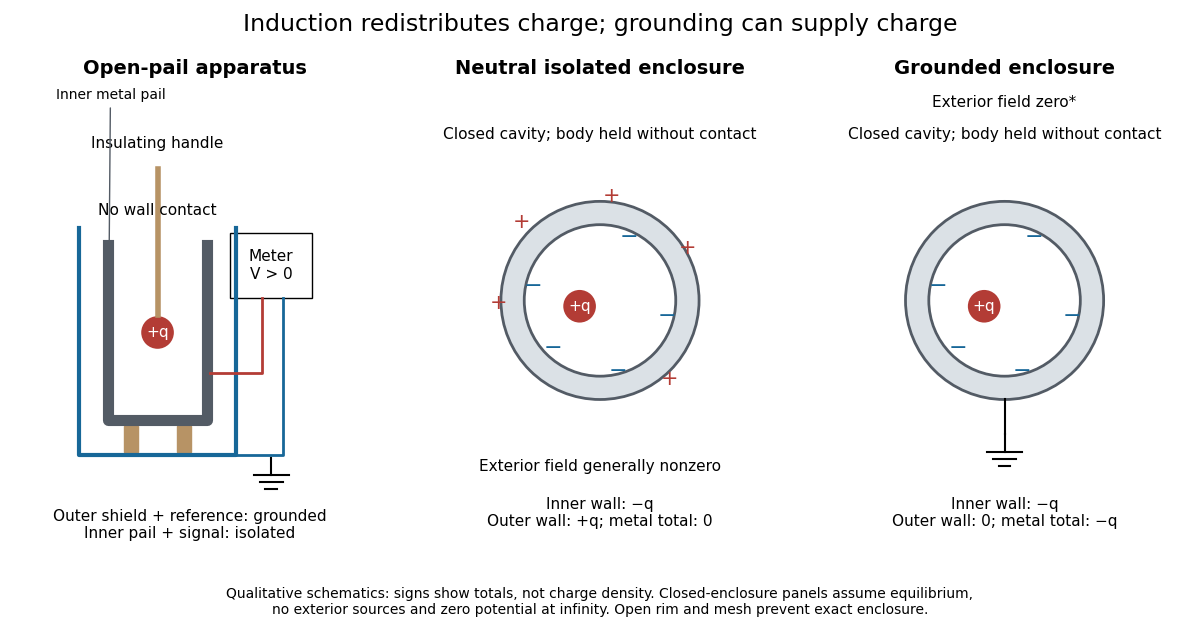

The Python source for this figure:
"""Original qualitative apparatus and ideal closed-enclosure charge diagrams.

Tested with Python 3.14, matplotlib 3.10.7 and numpy 2.3.5.
Run from _media; output is written to the current directory.
"""
from pathlib import Path

import matplotlib.pyplot as plt
from matplotlib.patches import Circle, Rectangle


BLUE = "#176798"
RED = "#b33c35"
GRAY = "#dbe1e6"


def ground(ax, x, y):
    ax.plot([x, x], [y + 0.3, y], color="black", lw=1.5)
    for i, width in enumerate([0.3, 0.2, 0.1]):
        ax.plot([x - width, x + width], [y - i * 0.12] * 2, color="black", lw=1.5)


def label(ax, x, y, text, **kwargs):
    ax.text(x, y, text, ha="center", va="center", fontsize=11, **kwargs)


fig, axes = plt.subplots(1, 3, figsize=(12, 6.3), facecolor="white")
for ax in axes:
    ax.set(xlim=(0, 5), ylim=(0, 8), aspect="equal")
    ax.axis("off")

ax = axes[0]
ax.set_title("Open-pail apparatus", fontsize=14, fontweight="bold")
ax.plot([0.5, 0.5, 3.2, 3.2], [5.5, 1.6, 1.6, 5.5], color=BLUE, lw=3)
ax.plot([1, 1, 2.7, 2.7], [5.2, 2.2, 2.2, 5.2], color="#535b65", lw=8)
for x in [1.4, 2.3]:
    ax.add_patch(Rectangle((x - 0.12, 1.65), 0.24, 0.45, color="#b79365"))
ax.plot([1.85, 1.85], [4, 6.5], color="#b79365", lw=4)
ax.add_patch(Circle((1.85, 3.7), 0.28, facecolor=RED))
label(ax, 1.85, 3.7, "+q", color="white")
label(ax, 1.85, 6.95, "Insulating handle")
label(ax, 1.85, 5.8, "No wall contact")
ax.plot([2.75, 3.65, 3.65], [3, 3, 4.3], color=RED, lw=2)
ax.add_patch(Rectangle((3.1, 4.3), 1.4, 1.1, facecolor="white", edgecolor="black"))
label(ax, 3.8, 4.85, "Meter\nV > 0")
ax.plot([3.2, 4, 4], [1.6, 1.6, 4.3], color=BLUE, lw=2)
ground(ax, 3.8, 1.25)
label(ax, 2.4, 0.4, "Outer shield + reference: grounded\nInner pail + signal: isolated")
ax.annotate("Inner metal pail", xy=(1, 2.7), xytext=(0.1, 7.7),
            fontsize=10, arrowprops={"arrowstyle": "-", "color": "#535b65"})

for ax, grounded in zip(axes[1:], [False, True]):
    ax.set_title("Grounded enclosure" if grounded else "Neutral isolated enclosure",
                 fontsize=14, fontweight="bold")
    ax.add_patch(Circle((2.5, 4.25), 1.7, facecolor=GRAY, edgecolor="#535b65", lw=2))
    ax.add_patch(Circle((2.5, 4.25), 1.3, facecolor="white", edgecolor="#535b65", lw=2))
    ax.add_patch(Circle((2.15, 4.15), 0.28, facecolor=RED))
    label(ax, 2.15, 4.15, "+q", color="white")
    for x, y in [(1.35, 4.5), (1.7, 3.45), (2.8, 3.05), (3.65, 4), (3, 5.35)]:
        ax.text(x, y, "−", color=BLUE, ha="center", va="center", fontsize=16)
    if not grounded:
        for x, y in [(0.75, 4.2), (1.15, 5.6), (2.7, 6.05), (4, 5.15), (3.7, 2.9)]:
            ax.text(x, y, "+", color=RED, ha="center", va="center", fontsize=15)
    else:
        ax.plot([2.5, 2.5], [2.55, 1.95], color="black", lw=1.5)
        ground(ax, 2.5, 1.65)
    label(ax, 2.5, 7.1, "Closed cavity; body held without contact")
    label(ax, 2.5, 0.6, "Inner wall: −q\nOuter wall: 0; metal total: −q" if grounded
          else "Inner wall: −q\nOuter wall: +q; metal total: 0")
    label(ax, 2.5, 1.4 if not grounded else 7.65,
          "Exterior field generally nonzero" if not grounded else "Exterior field zero*")

fig.suptitle("Induction redistributes charge; grounding can supply charge", fontsize=17, y=0.98)
fig.text(0.5, 0.025,
         "Qualitative schematics: signs show totals, not charge density. Closed-enclosure panels assume equilibrium,\n"
         "no exterior sources and zero potential at infinity. Open rim and mesh prevent exact enclosure.",
         ha="center", fontsize=10)
fig.subplots_adjust(left=0.02, right=0.98, top=0.87, bottom=0.13, wspace=0.18)
fig.savefig(Path.cwd() / (Path(__file__).stem + ".png"), dpi=100, facecolor="white", transparent=False)
plt.close(fig)
